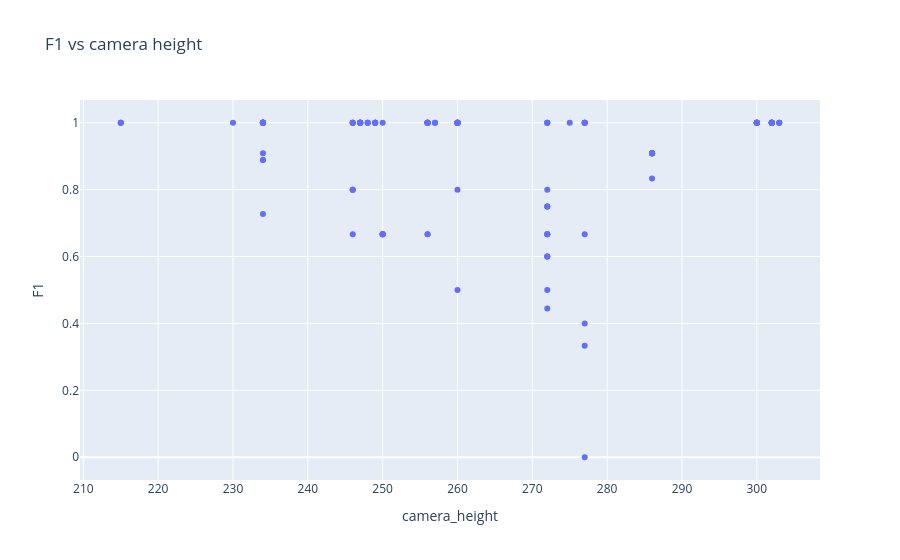
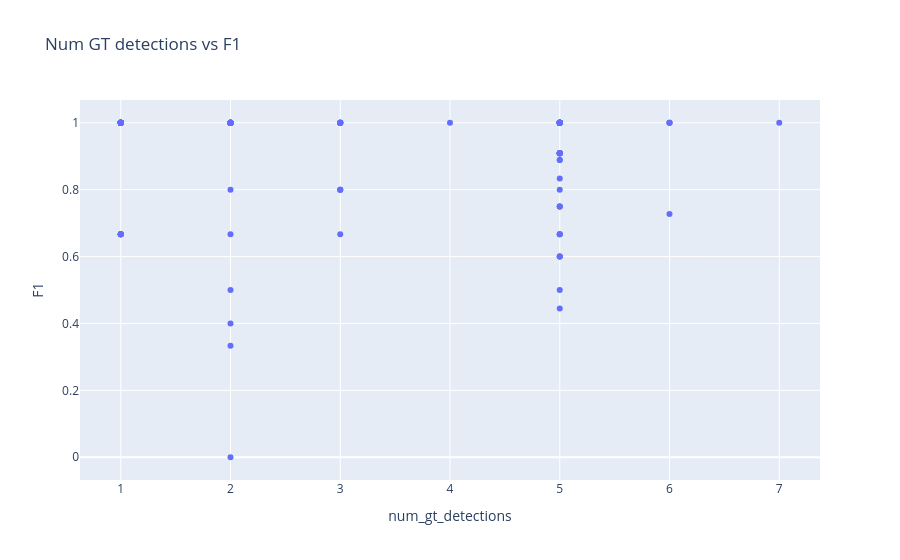
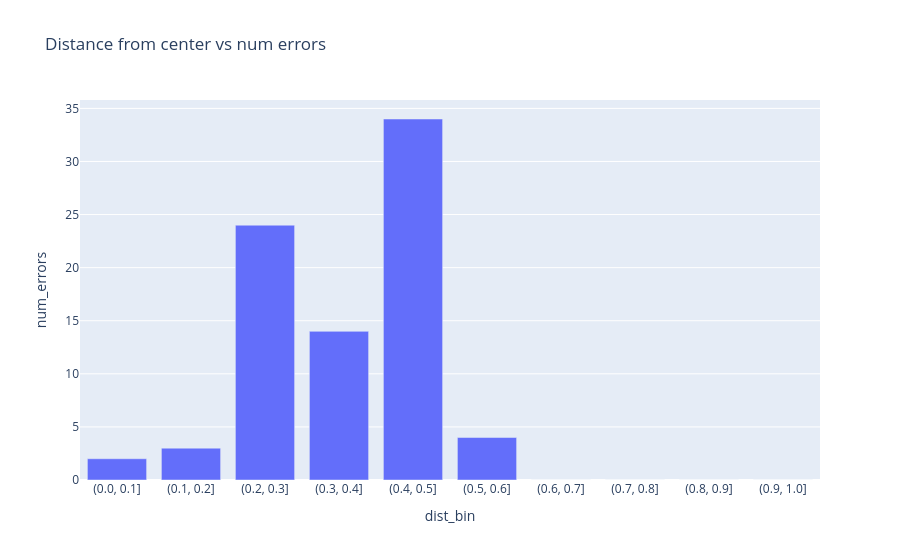

The notebook cell these images were saved under, in order:
### Markdown cell above
**Plots:** F1 vs camera height; num GT detections vs F1; and distance‑from‑center vs error count for FN+FP.

### Code cell
section_f_visual_summary()

### Figure 1 — Plotly figure (JSON) as saved in the notebook; plotly's stock layout.template omitted (floating-point values rounded to 4 significant figures; data arrays with more than 128 entries replaced by an {"elided": "..."} marker saying what was removed)
{"data": [{"hovertemplate": "camera_height=%{x}<br>F1=%{y}<extra></extra>", "legendgroup": "", "marker": {"color": "#636efa", "symbol": "circle"}, "mode": "markers", "name": "", "orientation": "v", "showlegend": false, "type": "scatter", "x": {"elided": "142 int values"}, "xaxis": "x", "y": {"elided": "142 float values"}, "yaxis": "y"}], "layout": {"legend": {"tracegroupgap": 0}, "title": {"text": "F1 vs camera height"}, "xaxis": {"anchor": "y", "domain": [0, 1], "title": {"text": "camera_height"}}, "yaxis": {"anchor": "x", "domain": [0, 1], "title": {"text": "F1"}}}}

### Figure 2 — Plotly figure (JSON) as saved in the notebook; plotly's stock layout.template omitted (floating-point values rounded to 4 significant figures; data arrays with more than 128 entries replaced by an {"elided": "..."} marker saying what was removed)
{"data": [{"hovertemplate": "num_gt_detections=%{x}<br>F1=%{y}<extra></extra>", "legendgroup": "", "marker": {"color": "#636efa", "symbol": "circle"}, "mode": "markers", "name": "", "orientation": "v", "showlegend": false, "type": "scatter", "x": {"elided": "142 int values"}, "xaxis": "x", "y": {"elided": "142 float values"}, "yaxis": "y"}], "layout": {"legend": {"tracegroupgap": 0}, "title": {"text": "Num GT detections vs F1"}, "xaxis": {"anchor": "y", "domain": [0, 1], "title": {"text": "num_gt_detections"}}, "yaxis": {"anchor": "x", "domain": [0, 1], "title": {"text": "F1"}}}}

### Figure 3 — Plotly figure (JSON) as saved in the notebook; plotly's stock layout.template omitted (floating-point values rounded to 4 significant figures)
{"data": [{"alignmentgroup": "True", "hovertemplate": "dist_bin=%{x}<br>num_errors=%{y}<extra></extra>", "legendgroup": "", "marker": {"color": "#636efa", "pattern": {"shape": ""}}, "name": "", "offsetgroup": "", "orientation": "v", "showlegend": false, "textposition": "auto", "type": "bar", "x": ["(0.0, 0.1]", "(0.1, 0.2]", "(0.2, 0.3]", "(0.3, 0.4]", "(0.4, 0.5]", "(0.5, 0.6]", "(0.6, 0.7]", "(0.7, 0.8]", "(0.8, 0.9]", "(0.9, 1.0]"], "xaxis": "x", "y": [2, 3, 24, 14, 34, 4, 0, 0, 0, 0], "yaxis": "y"}], "layout": {"barmode": "relative", "legend": {"tracegroupgap": 0}, "title": {"text": "Distance from center vs num errors"}, "xaxis": {"anchor": "y", "domain": [0, 1], "title": {"text": "dist_bin"}}, "yaxis": {"anchor": "x", "domain": [0, 1], "title": {"text": "num_errors"}}}}
